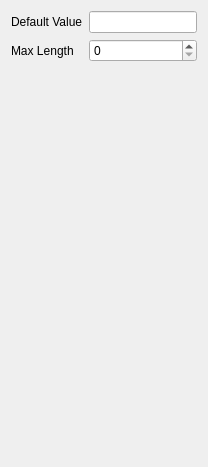
                 <widget class="QWidget" name="page_4">
                  <layout class="QVBoxLayout" name="verticalLayout_12">
                   <item>
                    <layout class="QGridLayout" name="gridLayout_5">
                     <item row="0" column="0">
                      <widget class="QLabel" name="label_23">
                       <property name="text">
                        <string>Default Value</string>
                       </property>
                      </widget>
                     </item>
                     <item row="0" column="1">
                      <widget class="QLineEdit" name="stringValEdit"/>
                     </item>
                     <item row="1" column="0">
                      <widget class="QLabel" name="label_30">
                       <property name="text">
                        <string>Max Length</string>
                       </property>
                      </widget>
                     </item>
                     <item row="1" column="1">
                      <widget class="QSpinBox" name="stringMaxLenBox">
                       <property name="minimum">
                        <number>0</number>
                       </property>
                       <property name="maximum">
                        <number>999</number>
                       </property>
                      </widget>
                     </item>
                    </layout>
                   </item>
                   <item>
                    <spacer name="verticalSpacer_3">
                     <property name="orientation">
                      <enum>Qt::Vertical</enum>
                     </property>
                     <property name="sizeHint" stdset="0">
                      <size>
                       <width>20</width>
                       <height>394</height>
                      </size>
                     </property>
                    </spacer>
                   </item>
                  </layout>
                 </widget>
